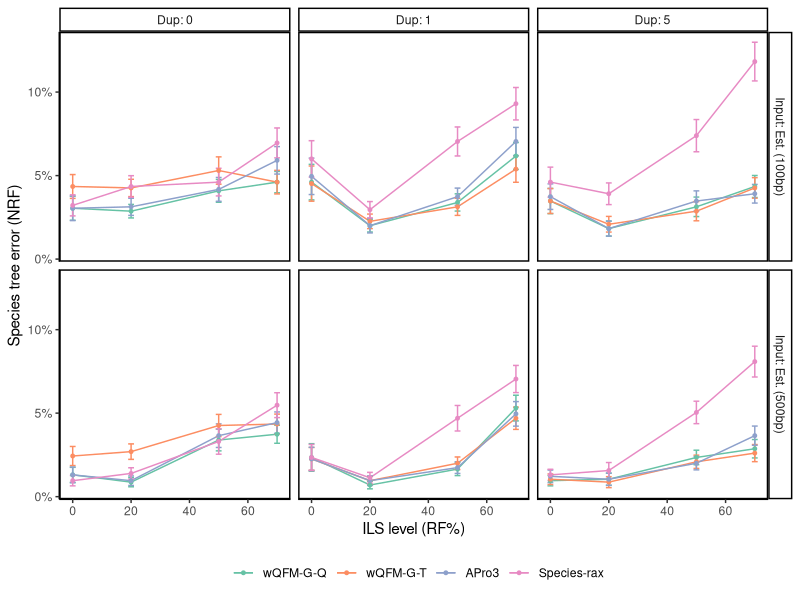
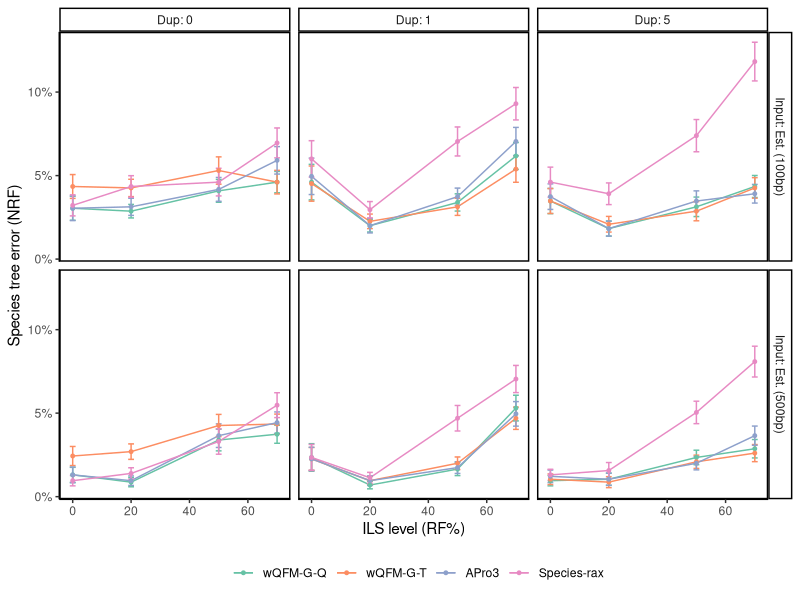

The R source for these figures, in order:
library(ggplot2)
library(dplyr)
library(readr)

# 1. Read your merged CSV file
df <- read_csv("merged_for_plot.csv")
# methods <- c("wQFM-G-Q", "wQFM-G-T", "APro3", "Species-rax", "DupLoss2")
methods <- c("wQFM-G-Q", "wQFM-G-T", "APro3", "Species-rax")

# 2. Filter for specific dup rates and prepare data
df <- df %>%
  filter(DupRate %in% c("0", "1", "5")) %>%
  filter(Method %in% methods) %>%
  mutate(
    Method = factor(Method, levels = methods),
    DupRate = factor(DupRate, levels = c("0", "1", "5")),
    InputType = factor(InputType, levels = c("Input: Est. (100bp)",
                                             "Input: Est. (500bp)",
                                             "Input: true")),
    ILS = as.numeric(ILS)
  )

# 3. Summarize across replicates → mean + standard error
summary_df <- df %>%
  group_by(Method, DupRate, LossRate, ILS, InputType) %>%
  summarise(
    mean_error = mean(Error, na.rm = TRUE),
    se_error = sd(Error, na.rm = TRUE) / sqrt(n()),
    .groups = "drop"
  )

# 4. Filter for LossRate: 0 when Dup=0, else 1
summary_df <- summary_df %>%
  filter((DupRate == "0" & LossRate == 0) | (DupRate %in% c("1", "5") & LossRate == 1))

# 5. Plot
p <- ggplot(summary_df, aes(x = ILS, y = mean_error, color = Method, group = Method)) +
  geom_line() +
  geom_errorbar(aes(ymin = mean_error - se_error,
                    ymax = mean_error + se_error), width = 2) +
  geom_point(size = 1) +
  facet_grid(InputType ~ DupRate,
             labeller = labeller(DupRate = function(x) paste("Dup:", x))) +
  scale_color_brewer(palette = "Set2", name = "") +
  scale_y_continuous(labels = scales::percent) +
  labs(x = "ILS level (RF%)", y = "Species tree error (NRF)") +
  theme_classic() +
  theme(
    legend.position = "bottom",
    panel.border = element_rect(fill = NA, size = 1)
  )

print(p)
ggsave("./plots/plot_ils_apro_wqfm_sprax.pdf", plot = p)
